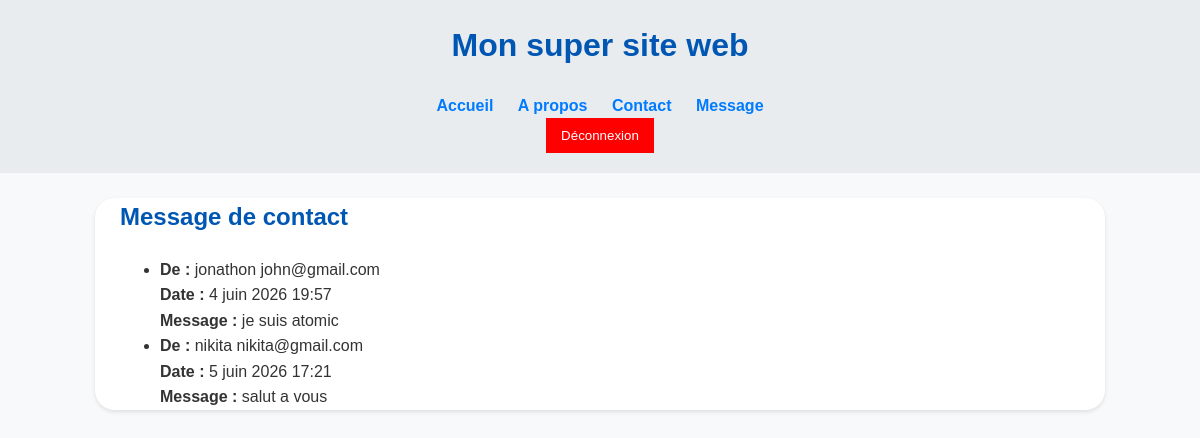
Screenshot of /message/ (signed in) with the database file from the repository.
### pages/models.py (models this page shows, shortened)
class ContactMessage(models.Model):
    name = models.CharField(max_length=100)
    email = models.EmailField()
    message = models.TextField()
    create_at = models.DateTimeField(
        auto_now_add=True
    )
    is_treated = models.BooleanField(default=False)

### pages/views.py (the view)
# urls.py: path('message/', views.MessageListView.as_view(), name="messages"),
class MessageListView(LoginRequiredMixin,ListView):
    model = ContactMessage
    template_name = "message_list.html"
    context_object_name = 'message_list'
    def get_queryset(self):
        return ContactMessage.objects.filter(is_treated=False)

### pages/templates/message_list.html
{% extends "base.html" %}
{% block content %}
<h2>Message de contact</h2>
{% if message_list %}
    <ul>
        {% for message in message_list  %}
            <li>
                <strong>De :</strong>
                {{ message.name }} {{ message.email }} <br>
                <strong>Date :</strong>
                {{ message.create_at }}<br>
                <strong>Message :</strong>
                {{ message.message }}<br>
            </li>
        {% endfor %}
    </ul>
{% else %}
    <p>aucun message trouve</p>
{% endif %}
{% endblock %}

### static/css/style.css (style rules this page uses)
body { font-family: sans-serif; background-color: #f8f9fa; color: #333; margin: 0; line-height: 1.6; }
h1,h2,h3 { color: #0056b3; }

### rows the page displays
ContactMessage: name "jonathon", email "john@gmail.com", create_at "4 juin 2026 19:57", message "je suis atomic"
ContactMessage: name "nikita", email "nikita@gmail.com", create_at "5 juin 2026 17:21", message "salut a vous"
